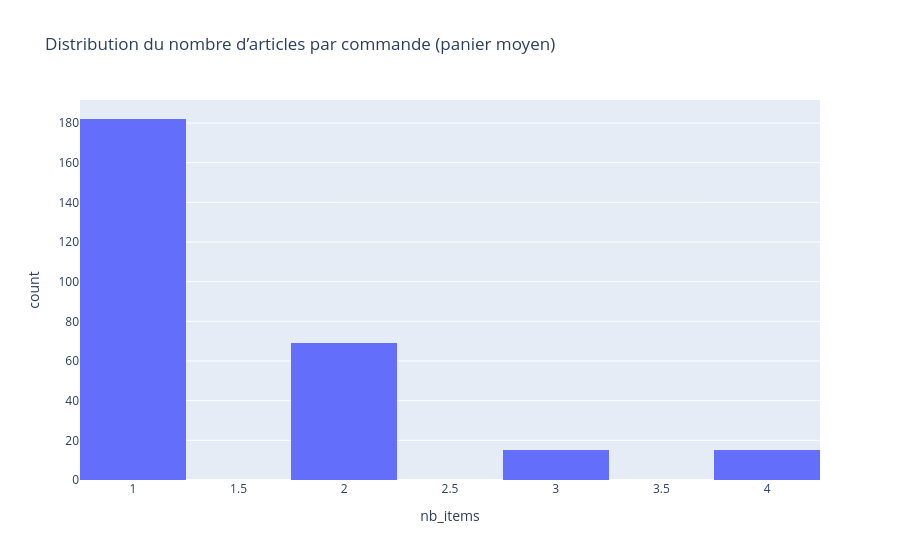

Here is the notebook cell this chart was saved with:
### Code cell
# Nombre d’articles par commande
basket = df[df["is_sale"]].groupby("order_id")["order_item_id"].count().reset_index(name="nb_items")

fig_basket = px.histogram(
    basket,
    x="nb_items",
    nbins=10,
    title="Distribution du nombre d’articles par commande (panier moyen)"
)
fig_basket.show()

### Figure 1 — Plotly figure (JSON) as saved in the notebook; plotly's stock layout.template omitted (floating-point values rounded to 4 significant figures; data arrays with more than 128 entries replaced by an {"elided": "..."} marker saying what was removed)
{"data": [{"bingroup": "x", "hovertemplate": "nb_items=%{x}<br>count=%{y}<extra></extra>", "legendgroup": "", "marker": {"color": "#636efa", "pattern": {"shape": ""}}, "name": "", "nbinsx": 10, "orientation": "v", "showlegend": false, "type": "histogram", "x": {"elided": "281 int values"}, "xaxis": "x", "yaxis": "y"}], "layout": {"barmode": "relative", "legend": {"tracegroupgap": 0}, "title": {"text": "Distribution du nombre d’articles par commande (panier moyen)"}, "xaxis": {"anchor": "y", "domain": [0, 1], "title": {"text": "nb_items"}}, "yaxis": {"anchor": "x", "domain": [0, 1], "title": {"text": "count"}}}}
